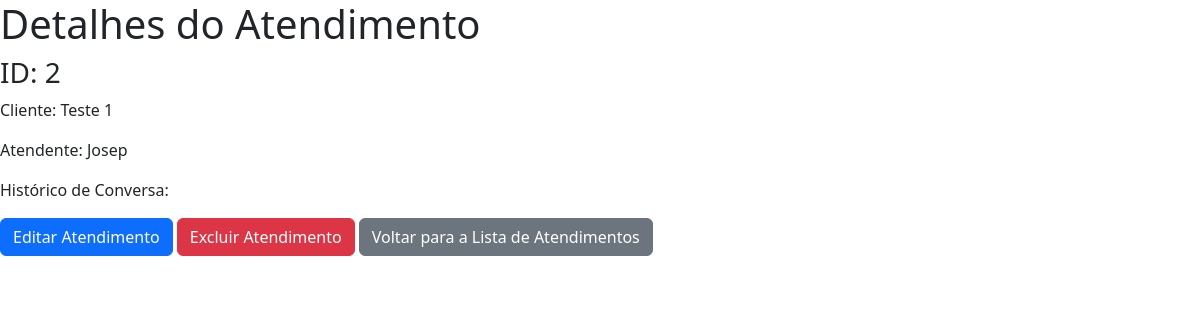
Page /atendimentos/2/ on the committed database.
### atendimentos/models.py (models this page shows, shortened)
class Atendimento(models.Model):
    cliente = models.CharField(max_length=100)
    atendente = models.CharField(max_length=100)

### atendimentos/views.py (the view)
# urls.py: path('atendimentos/<int:atendimento_id>/', detalhar_atendimento, name='detalhar_atendimento'),
def detalhar_atendimento(request, atendimento_id):
    atendimento = get_object_or_404(Atendimento, pk=atendimento_id)
    return render(request, 'atendimentos/detalhar_atendimento.html', {'atendimento': atendimento})

### atendimentos/templates/atendimentos/detalhar_atendimento.html (shortened to what this page needs)
<!DOCTYPE html>
<html>
<head>
    <link rel="stylesheet" href="https://cdn.jsdelivr.net/npm/bootstrap@5.3.0/dist/css/bootstrap.min.css">
</head>
<body>
    <h1>Detalhes do Atendimento</h1>
    <h3>ID: {{ atendimento.id }}</h3>
    <p>Cliente: {{ atendimento.cliente }}</p>
    <p>Atendente: {{ atendimento.atendente }}</p>
    <p>Histórico de Conversa:</p>
    <a href="{% url 'atualizar_atendimento' atendimento.id %}" class="btn btn-primary">Editar Atendimento</a>
    <a href="{% url 'excluir_atendimento' atendimento.id %}" class="btn btn-danger">Excluir Atendimento</a>
    <a href="{% url 'listar_atendimentos' %}" class="btn btn-secondary">Voltar para a Lista de Atendimentos</a>
</body>
</html>

### rows in the picture
Atendimento: id "2", cliente "Teste 1", atendente "Josep"
